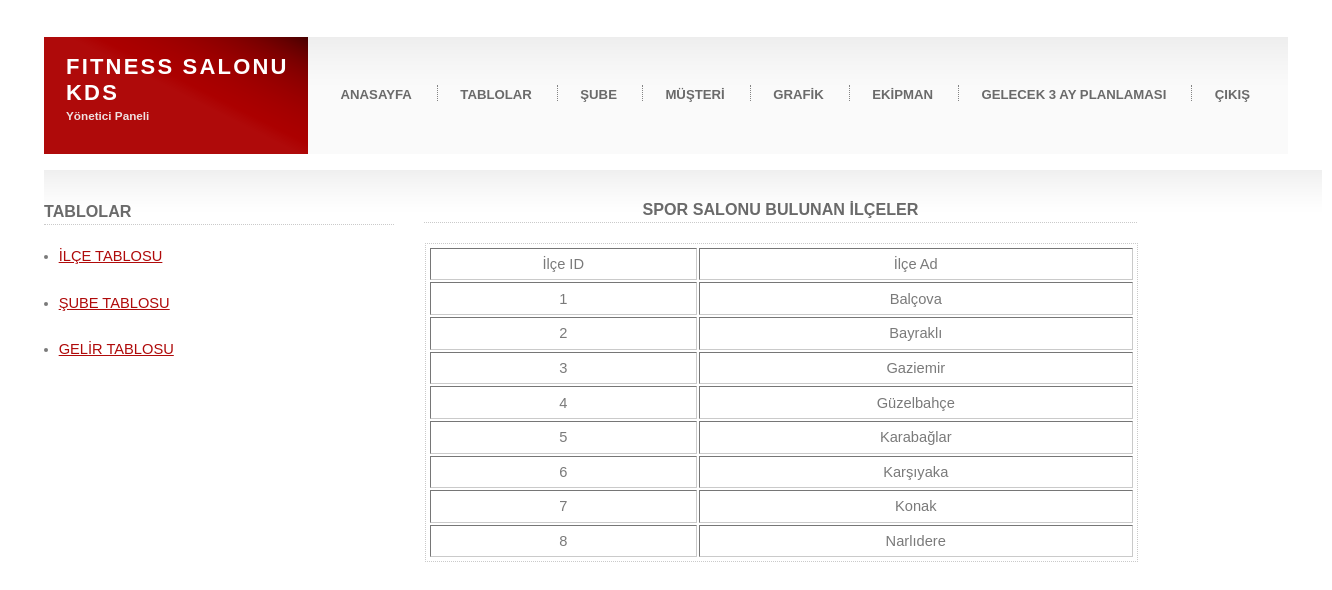
Screenshot of /fitness_kds/ilcetab.php with the database file from the repository.
### tables this page shows
CREATE TABLE IF NOT EXISTS `ilce` (
  `sehir_id` int(11) NOT NULL,
  `ilce_id` int(11) NOT NULL,
  `ilce_ad` varchar(255) NOT NULL,
  PRIMARY KEY (`ilce_id`),
  KEY `sehir_id` (`sehir_id`)
);

### fitness_kds/ilcetab.php (the view, shortened to what this page needs)
<?php
$db = new PDO("mysql:host=localhost; dbname=fitness_sube_kds; charset=utf8", 'root' , '');
?>
<!DOCTYPE html >
<html lang="turkish">
<head>
    <link href="default.css" rel="stylesheet" type="text/css" />
</head>
<body>
    <div id="outer">
        <div id="header">
            <h1><a href="#">FITNESS SALONU KDS</a></h1>
            <h2>Yönetici Paneli</h2>
        </div>
        <div id="menu">
            <ul>
                <li class="first"><a href="index.php">ANASAYFA</a></li>
                <li><a href="tablolar.php">TABLOLAR</a></li>
                <li><a href="sube.php">ŞUBE</a></li>
                <li><a href="musteri.php">MÜŞTERİ</a></li>
                <li><a href="grafik.php">GRAFİK</a></li>
                <li><a href="ekipman.php">EKİPMAN</a></li>
                <li><a href="gelecek.php">GELECEK 3 AY PLANLAMASI</a></li>
                <li><a href="giris.php">ÇIKIŞ</a></li>
            </ul>
        </div></br>
        <?php
        $sorgu=$db->prepare('SELECT * FROM ilce');
        $sorgu->execute();
        $ilce=$sorgu-> fetchAll(PDO::FETCH_OBJ);
        ?>
        <div id="content">
                <div id="secondContent" style="width:350px"></br></br>
                    <h3>TABLOLAR</h3>
                    <ul>
                        <li><a href="ilcetab.php">İLÇE TABLOSU</a></li></br>
                        <li><a href="subetab.php">ŞUBE TABLOSU</a></li></br>
                        <li><a href="gelirtab.php">GELİR TABLOSU</a></li></br>
                    </ul>
                </div>
                <div id="firstContent" style="width:713px">
                    <h3>SPOR SALONU BULUNAN İLÇELER</h3>
                    <table table border="5" cellpadding="2">
                    <tr>
                    <td>İlçe ID</td>
                    <td>İlçe Ad</td>
                    </tr>
                    <?php
                    foreach($ilce as $ilc){?>
                        <tr>
                        <td><?= $ilc->ilce_id ?></td>
                        <td><?= $ilc->ilce_ad ?></td>
                        </tr>
                    <?php } ?>
                    </table>
                </div>
        </div>
    </div>
</body>
</html>

### fitness_kds/default.css (style rules this page uses)
* { margin: 0em; padding: 0em; }
h1, h2, h3, h4, h5, h6 { color: #6a6a6a; }
body { font-family: "Trebuchet MS", sans-serif; color: #7a7a7a; font-size: 11pt; }
a { color: #AF0A0A; text-decoration: underline; }
#outer { margin: 2.5em 3.0em 1.5em 3.0em; }
#header { padding: 0em 1.5em 0em 1.5em; height: 8em; width: 15em; float: left; position: relative; background: #AF0A0A url('images/a1.gif') top right no-repeat; }
#header h1 { position: absolute; bottom: 2.2em; font-size: 1.5em; letter-spacing: 0.1em; }
#header h1 a { color: #fff; text-decoration: none; }
#header h2 { position: absolute; bottom: 2.7em; color: #EFE0E0; font-size: 0.8em; }
#menu { height: 8em; background: #fafafa url('images/a2.gif') top left repeat-x; margin-left: 18em; position: relative; }
#menu ul { list-style: none; position: absolute; top: 3.3em; margin-left: 1.5em; }
#menu li { display: inline; border-left: dotted 1px #848484; padding-left: 0.8em; }
#menu li.first { border-left: 0px; padding-left: 0em; }
#menu li a { text-decoration: none; color: #6a6a6a; font-weight: bold; padding: 0.8em; margin-right: 0.8em; font-size: 0.9em; }
#content { background: #fff url('images/a3.gif') top left repeat-x; display: flex; height: 300px; width: 1278px; }
#content h3 { font-size: 1.1em; }
#content h2, h3, h4, h5, h6 { padding-bottom: 0.2em; margin-bottom: 1.2em; border-bottom: dotted 1px #cacaca; }
#content ul { margin-bottom: 1.5em; padding-left: 1em; line-height: 1.6em; }
#content table { border: dotted 1px #cacaca; width: 713px; height: 100px; margin: 1px; padding: 2px; }
#content table td { padding: 0.5em; }
#firstContent { width: 100px; height: 100px; margin: 10px; padding: 20px; text-align: center; }

### rows the page displays
ilce: ilce_id "1", ilce_ad "Balçova"
ilce: ilce_id "2", ilce_ad "Bayraklı"
ilce: ilce_id "3", ilce_ad "Gaziemir"
ilce: ilce_id "4", ilce_ad "Güzelbahçe"
ilce: ilce_id "5", ilce_ad "Karabağlar"
ilce: ilce_id "6", ilce_ad "Karşıyaka"
ilce: ilce_id "7", ilce_ad "Konak"
ilce: ilce_id "8", ilce_ad "Narlıdere"
